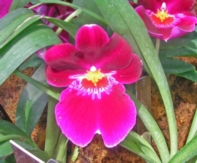
#> input picture PainterlyRendering/part4/orchid.jpg, 197 x 163 px
$ python Lecture8.py   (Python 2 division)   (older library calls are emulated)
#> lines starting #> are read from the running program, lines starting #| are printed output that depends on the picture
### PainterlyRendering/part2/canny.py
'''
Module for Canny edge detection
Requirements: 1.scipy.(numpy is also mandatory, but it is assumed to be
                      installed with scipy)
              2. Python Image Library (only for viewing the final image.)
Author: Vishwanath
contact: vishwa.hyd@gmail.com
'''
try:
    import Image
except ImportError:
    print 'PIL not found. You cannot view the image'
import os

from scipy import *
from scipy.ndimage import *
from scipy.signal import convolve2d as conv

def canny(im, sigma, thresHigh = 50,thresLow = 10):
    '''
        Takes an input image in the range [0, 1] and generate a gradient image
        with edges marked by 1 pixels.
    '''
    imin = im.copy() * 255.0

    # Create the gauss kernel for blurring the input image
    # It will be convolved with the image
    # wsize should be an odd number
    wsize = 5
    gausskernel = gaussFilter(sigma, window = wsize)
    # fx is the filter for vertical gradient
    # fy is the filter for horizontal gradient
    # Please not the vertical direction is positive X

    fx = createFilter([0,  1, 0,
                       0,  0, 0,
                       0, -1, 0])
    fy = createFilter([ 0, 0, 0,
                       -1, 0, 1,
                        0, 0, 0])

    imout = conv(imin, gausskernel, 'valid')
    # print "imout:", imout.shape
    gradxx = conv(imout, fx, 'valid')
    gradyy = conv(imout, fy, 'valid')

    gradx = np.zeros(im.shape)
    grady = np.zeros(im.shape)
    padx = (imin.shape[0] - gradxx.shape[0]) / 2.0
    pady = (imin.shape[1] - gradxx.shape[1]) / 2.0
    gradx[padx:-padx, pady:-pady] = gradxx
    grady[padx:-padx, pady:-pady] = gradyy

    # Net gradient is the square root of sum of square of the horizontal
    # and vertical gradients

    grad = hypot(gradx, grady)
    theta = arctan2(grady, gradx)
    theta = 180 + (180 / pi) * theta
    # Only significant magnitudes are considered. All others are removed
    xx, yy = where(grad < 10)
    theta[xx, yy] = 0
    grad[xx, yy] = 0

    # The angles are quantized. This is the first step in non-maximum
    # supression. Since, any pixel will have only 4 approach directions.
    x0,y0 = where(((theta<22.5)+(theta>157.5)*(theta<202.5)
                   +(theta>337.5)) == True)
    x45,y45 = where( ((theta>22.5)*(theta<67.5)
                      +(theta>202.5)*(theta<247.5)) == True)
    x90,y90 = where( ((theta>67.5)*(theta<112.5)
                      +(theta>247.5)*(theta<292.5)) == True)
    x135,y135 = where( ((theta>112.5)*(theta<157.5)
                        +(theta>292.5)*(theta<337.5)) == True)

    theta = theta
    Image.fromarray(theta).convert('L').save('Angle map.jpg')
    theta[x0,y0] = 0
    theta[x45,y45] = 45
    theta[x90,y90] = 90
    theta[x135,y135] = 135
    x,y = theta.shape
    temp = Image.new('RGB',(y,x),(255,255,255))
    for i in range(x):
        for j in range(y):
            if theta[i,j] == 0:
                temp.putpixel((j,i),(0,0,255))
            elif theta[i,j] == 45:
                temp.putpixel((j,i),(255,0,0))
            elif theta[i,j] == 90:
                temp.putpixel((j,i),(255,255,0))
            elif theta[i,j] == 45:
                temp.putpixel((j,i),(0,255,0))
    retgrad = grad.copy()
    x,y = retgrad.shape

    for i in range(x):
        for j in range(y):
            if theta[i,j] == 0:
                test = nms_check(grad,i,j,1,0,-1,0)
                if not test:
                    retgrad[i,j] = 0

            elif theta[i,j] == 45:
                test = nms_check(grad,i,j,1,-1,-1,1)
                if not test:
                    retgrad[i,j] = 0

            elif theta[i,j] == 90:
                test = nms_check(grad,i,j,0,1,0,-1)
                if not test:
                    retgrad[i,j] = 0
            elif theta[i,j] == 135:
                test = nms_check(grad,i,j,1,1,-1,-1)
                if not test:
                    retgrad[i,j] = 0

    init_point = stop(retgrad, thresHigh)
    # Hysteresis tracking. Since we know that significant edges are
    # continuous contours, we will exploit the same.
    # thresHigh is used to track the starting point of edges and
    # thresLow is used to track the whole edge till end of the edge.

    while (init_point != -1):
        #Image.fromarray(retgrad).show()
        # print 'next segment at',init_point
        retgrad[init_point[0],init_point[1]] = -1
        p2 = init_point
        p1 = init_point
        p0 = init_point
        p0 = nextNbd(retgrad,p0,p1,p2,thresLow)

        while (p0 != -1):
            #print p0
            p2 = p1
            p1 = p0
            retgrad[p0[0],p0[1]] = -1
            p0 = nextNbd(retgrad,p0,p1,p2,thresLow)

        init_point = stop(retgrad,thresHigh)

    # Finally, convert the image into a binary image
    x,y = where(retgrad == -1)
    retgrad[:,:] = 0
    retgrad[x,y] = 1.0
    return retgrad

# [10 lines left out: function createFilter, not called in this run]

def gaussFilter(sigma, window = 3):
    '''
        This method is used to create a gaussian kernel to be used
        for the blurring purpose. inputs are sigma and the window size
    '''
    kernel = zeros((window,window))
    c0 = window // 2

    for x in range(window):
        for y in range(window):
            r = hypot((x-c0),(y-c0))
            val = (1.0/2*pi*sigma*sigma)*exp(-(r*r)/(2*sigma*sigma))
            kernel[x,y] = val
    return kernel / kernel.sum()

# [52 lines left out: functions nms_check, stop, nextNbd, not called in this run]

### PainterlyRendering/part4/Lecture8.py
import os

###########################################################################
## Handout painting code.
###########################################################################
from PIL import Image
from pylab import *
import numpy as np
import matplotlib.pyplot as plt
import matplotlib.cbook as cbook
import random
import time
import matplotlib.image as mpimg
import scipy as sci
import canny

# Set threshold of printing to not a number
np.set_printoptions(threshold = np.nan)

# This function is used at the end of all computations
# to create the image
# Save image with color
# [171 lines left out: functions colorImSave, markStroke, paintStroke, not called in this run]

if __name__ == "__main__":
    for abc in range (2):
        # Read image and convert it to double, and scale each R,G,B
        # channel to range [0,1].
        if abc == 0:
            imRGB = array(Image.open('orchid.jpg')) # read image
#> imRGB is the input picture: shape (163, 197, 3); mean R, G, B 154.8, 100.2, 110.4
        else:
            imRGB = array(Image.open('personal.jpg')) # read image

        imRGB = double(imRGB) / 255.0 # Convert double and
                                      # Scale each rgb to range [0,1]
        plt.clf() # Clearn the plot
        plt.axis('off') # Turn off plot axis


        sizeIm = imRGB.shape # Get the size of image, (height,width, 3)
#> sizeIm = (163, 197, 3)
        #print sizeIm
        # Get only the dimensions of image and ignore the 3
        sizeIm = sizeIm[0:2] # (height, width) = (163, 197)
#> sizeIm = (163, 197)
        #print sizeIm
        # Set radius of paint brush and half length of drawn lines
        rad = 3 # radius of paint brush is 3
        halfLen = 10 # half the length of drawn lines is 10
                     # => length of drawn lines is 20
        #----------------------------------------------------------------------------------
        # Part3 changes: added Begin
        imRGBCanny = np.zeros((sizeIm[0],sizeIm[1]))

        for i in range(sizeIm[0]):
            for j in range(sizeIm[1]):
               imRGBCanny[i][j] = 0.30*imRGB[i][j][0] + 0.59*imRGB[i][j][1] + 0.11*imRGB[i][j][2]
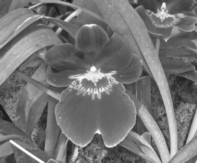
#> imRGBCanny: shape (163, 197) float64; min 0.078, max 0.996, mean 0.462
        #print imRGBCanny
        # the closest I can get to the handout image after trying for 15 minutes
               # is low = 25, high = 35 following recommended rgb conversion
        # found -> low threshold = 25
               #   high threshold = 35
                           #  (sigma, high, low )
        binaryCanny = canny.canny(imRGBCanny, 2.0, 35, 25)
#> (the run stopped early here; a loop or call above may not have finished)
